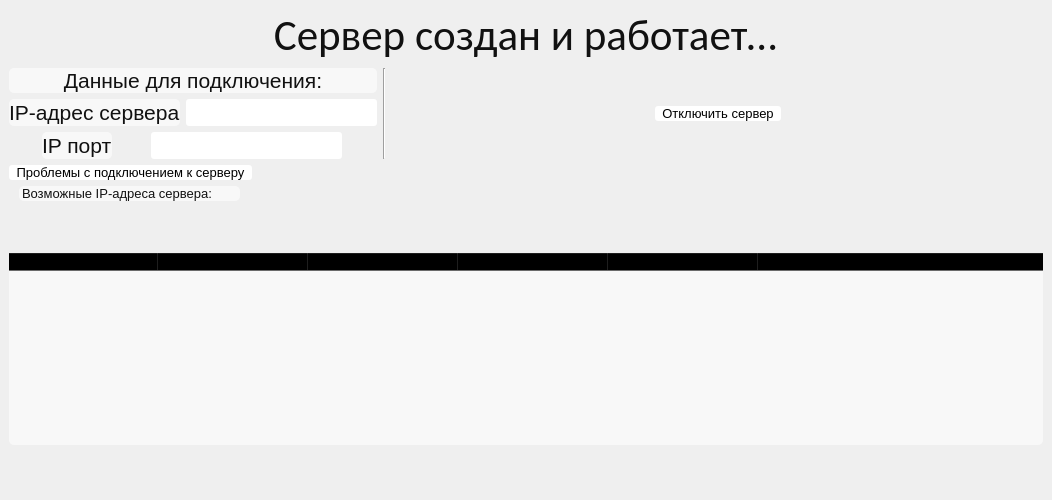
     <widget class="QWidget" name="server_menu" native="true">
      <property name="minimumSize">
       <size>
        <width>500</width>
        <height>500</height>
       </size>
      </property>
      <property name="font">
       <font>
        <pointsize>16</pointsize>
       </font>
      </property>
      <property name="styleSheet">
       <string notr="true">#server_menu
{
background-color:transparent;
border-image:url(://73.jpeg);
background: none;
border:none;
background-repeat:none;
}
</string>
      </property>
      <layout class="QVBoxLayout" name="verticalLayout_10">
       <property name="leftMargin">
        <number>9</number>
       </property>
       <property name="topMargin">
        <number>9</number>
       </property>
       <property name="rightMargin">
        <number>9</number>
       </property>
       <property name="bottomMargin">
        <number>9</number>
       </property>
       <item>
        <widget class="QLabel" name="label_12">
         <property name="sizePolicy">
          <sizepolicy hsizetype="Expanding" vsizetype="Expanding">
           <horstretch>0</horstretch>
           <verstretch>0</verstretch>
          </sizepolicy>
         </property>
         <property name="font">
          <font>
           <family>Calibri</family>
           <pointsize>32</pointsize>
          </font>
         </property>
         <property name="styleSheet">
          <string notr="true">color: #111;</string>
         </property>
         <property name="text">
          <string>Сервер создан и работает...</string>
         </property>
         <property name="alignment">
          <set>Qt::AlignCenter</set>
         </property>
        </widget>
       </item>
       <item>
        <layout class="QHBoxLayout" name="horizontalLayout_14">
         <item>
          <layout class="QVBoxLayout" name="verticalLayout_9">
           <item>
            <widget class="QLabel" name="label_14">
             <property name="styleSheet">
              <string notr="true">color: #111;
background:rgba(255, 255, 255,150);
border-radius:5px;</string>
             </property>
             <property name="text">
              <string>Данные для подключения:</string>
             </property>
             <property name="alignment">
              <set>Qt::AlignCenter</set>
             </property>
            </widget>
           </item>
           <item>
            <layout class="QVBoxLayout" name="verticalLayout_3">
             <item>
              <layout class="QHBoxLayout" name="horizontalLayout_10">
               <item>
                <widget class="QLabel" name="label_10">
                 <property name="sizePolicy">
                  <sizepolicy hsizetype="Fixed" vsizetype="Preferred">
                   <horstretch>0</horstretch>
                   <verstretch>0</verstretch>
                  </sizepolicy>
                 </property>
                 <property name="styleSheet">
                  <string notr="true">color: #111;
background:rgba(255, 255, 255,150);
border-radius:5px;</string>
                 </property>
                 <property name="text">
                  <string>IP-адрес сервера</string>
                 </property>
                </widget>
               </item>
               <item>
                <widget class="QLineEdit" name="ip_serv">
                 <property name="sizePolicy">
                  <sizepolicy hsizetype="Fixed" vsizetype="Fixed">
                   <horstretch>0</horstretch>
                   <verstretch>0</verstretch>
                  </sizepolicy>
                 </property>
                 <property name="styleSheet">
                  <string notr="true">border-radius:3px;
background: #fff;
color: #000;</string>
                 </property>
                 <property name="maxLength">
                  <number>15</number>
                 </property>
                 <property name="readOnly">
                  <bool>true</bool>
                 </property>
                </widget>
               </item>
              </layout>
             </item>
             <item>
              <layout class="QHBoxLayout" name="horizontalLayout_13">
               <item>
                <widget class="QLabel" name="label_11">
                 <property name="sizePolicy">
                  <sizepolicy hsizetype="Fixed" vsizetype="Preferred">
                   <horstretch>0</horstretch>
                   <verstretch>0</verstretch>
                  </sizepolicy>
                 </property>
                 <property name="minimumSize">
                  <size>
                   <width>0</width>
                   <height>0</height>
                  </size>
                 </property>
                 <property name="maximumSize">
                  <size>
                   <width>16777215</width>
                   <height>16777215</height>
                  </size>
                 </property>
                 <property name="styleSheet">
                  <string notr="true">color: #111;
background:rgba(255, 255, 255,150);
border-radius:5px;</string>
                 </property>
                 <property name="text">
                  <string>IP порт</string>
                 </property>
                </widget>
               </item>
               <item>
                <widget class="QLineEdit" name="port_serv">
                 <property name="sizePolicy">
                  <sizepolicy hsizetype="Fixed" vsizetype="Fixed">
                   <horstretch>0</horstretch>
                   <verstretch>0</verstretch>
                  </sizepolicy>
                 </property>
                 <property name="styleSheet">
                  <string notr="true">border-radius:3px;
background: #fff;
color: #000;</string>
                 </property>
                 <property name="maxLength">
                  <number>5</number>
                 </property>
                 <property name="readOnly">
                  <bool>true</bool>
                 </property>
                </widget>
               </item>
              </layout>
             </item>
            </layout>
           </item>
          </layout>
         </item>
         <item>
          <widget class="Line" name="line_7">
           <property name="orientation">
            <enum>Qt::Vertical</enum>
           </property>
          </widget>
         </item>
         <item>
          <spacer name="horizontalSpacer_10">
           <property name="orientation">
            <enum>Qt::Horizontal</enum>
           </property>
           <property name="sizeHint" stdset="0">
            <size>
             <width>40</width>
             <height>20</height>
            </size>
           </property>
          </spacer>
         </item>
         <item>
          <widget class="QPushButton" name="server_off">
           <property name="sizePolicy">
            <sizepolicy hsizetype="Fixed" vsizetype="Fixed">
             <horstretch>0</horstretch>
             <verstretch>0</verstretch>
            </sizepolicy>
           </property>
           <property name="font">
            <font>
             <pointsize>10</pointsize>
            </font>
           </property>
           <property name="cursor">
            <cursorShape>PointingHandCursor</cursorShape>
           </property>
           <property name="styleSheet">
            <string notr="true">color: #000;
border-radius:3px;
background: #fff;</string>
           </property>
           <property name="text">
            <string>  Отключить сервер  </string>
           </property>
          </widget>
         </item>
         <item>
          <spacer name="horizontalSpacer_11">
           <property name="orientation">
            <enum>Qt::Horizontal</enum>
           </property>
           <property name="sizeHint" stdset="0">
            <size>
             <width>40</width>
             <height>20</height>
            </size>
           </property>
          </spacer>
         </item>
        </layout>
       </item>
       <item>
        <widget class="QPushButton" name="problems">
         <property name="sizePolicy">
          <sizepolicy hsizetype="Fixed" vsizetype="Fixed">
           <horstretch>0</horstretch>
           <verstretch>0</verstretch>
          </sizepolicy>
         </property>
         <property name="sizeIncrement">
          <size>
           <width>100</width>
           <height>0</height>
          </size>
         </property>
         <property name="font">
          <font>
           <pointsize>10</pointsize>
          </font>
         </property>
         <property name="cursor">
          <cursorShape>PointingHandCursor</cursorShape>
         </property>
         <property name="styleSheet">
          <string notr="true">border-radius:3px;
background: #fff;
color: #000;</string>
         </property>
         <property name="text">
          <string>  Проблемы с подключением к серверу  </string>
         </property>
         <property name="checkable">
          <bool>true</bool>
         </property>
        </widget>
       </item>
       <item>
        <layout class="QHBoxLayout" name="horizontalLayout_16">
         <item>
          <widget class="QLabel" name="label_16">
           <property name="minimumSize">
            <size>
             <width>241</width>
             <height>0</height>
            </size>
           </property>
           <property name="maximumSize">
            <size>
             <width>200</width>
             <height>16777215</height>
            </size>
           </property>
           <property name="font">
            <font>
             <pointsize>10</pointsize>
            </font>
           </property>
           <property name="styleSheet">
            <string notr="true">color: #111;
background:rgba(255, 255, 255,150);
border-radius:5px;
margin: 0 10px;</string>
           </property>
           <property name="text">
            <string>Возможные IP-адреса сервера:</string>
           </property>
          </widget>
         </item>
         <item>
          <widget class="QLabel" name="label_15">
           <property name="font">
            <font>
             <pointsize>10</pointsize>
            </font>
           </property>
           <property name="styleSheet">
            <string notr="true">color: #111;</string>
           </property>
           <property name="text">
            <string/>
           </property>
          </widget>
         </item>
        </layout>
       </item>
       <item>
        <spacer name="verticalSpacer_2">
         <property name="orientation">
          <enum>Qt::Vertical</enum>
         </property>
         <property name="sizeHint" stdset="0">
          <size>
           <width>20</width>
           <height>40</height>
          </size>
         </property>
        </spacer>
       </item>
       <item>
        <widget class="QTreeWidget" name="treeWidget">
         <property name="minimumSize">
          <size>
           <width>1034</width>
           <height>0</height>
          </size>
         </property>
         <property name="cursor" stdset="0">
          <cursorShape>PointingHandCursor</cursorShape>
         </property>
         <property name="styleSheet">
          <string notr="true">background:rgba(255, 255, 255,150);
border-radius:5px;
color:#000;</string>
         </property>
         <property name="frameShape">
          <enum>QFrame::Box</enum>
         </property>
         <property name="lineWidth">
          <number>0</number>
         </property>
         <property name="midLineWidth">
          <number>0</number>
         </property>
         <property name="rootIsDecorated">
          <bool>true</bool>
         </property>
         <property name="columnCount">
          <number>6</number>
         </property>
         <attribute name="headerDefaultSectionSize">
          <number>150</number>
         </attribute>
         <attribute name="headerMinimumSectionSize">
          <number>150</number>
         </attribute>
         <column>
          <property name="text">
           <string>Id игрока</string>
          </property>
          <property name="background">
           <color>
            <red>255</red>
            <green>255</green>
            <blue>255</blue>
           </color>
          </property>
         </column>
         <column>
          <property name="text">
           <string>Имя игрока</string>
          </property>
          <property name="background">
           <color>
            <red>255</red>
            <green>255</green>
            <blue>255</blue>
           </color>
          </property>
         </column>
         <column>
          <property name="text">
           <string>Счёт игрока</string>
          </property>
          <property name="background">
           <color>
            <red>255</red>
            <green>255</green>
            <blue>255</blue>
           </color>
          </property>
         </column>
         <column>
          <property name="text">
           <string>Количество патронов</string>
          </property>
          <property name="background">
           <color>
            <red>255</red>
            <green>255</green>
            <blue>255</blue>
           </color>
          </property>
         </column>
         <column>
          <property name="text">
           <string>IP-адрес игрока</string>
          </property>
          <property name="background">
           <color>
            <red>255</red>
            <green>255</green>
            <blue>255</blue>
           </color>
          </property>
         </column>
         <column>
          <property name="text">
           <string>Время бездействия игрока (сек.)</string>
          </property>
          <property name="background">
           <color>
            <red>255</red>
            <green>255</green>
            <blue>255</blue>
           </color>
          </property>
         </column>
        </widget>
       </item>
       <item>
        <spacer name="verticalSpacer_3">
         <property name="orientation">
          <enum>Qt::Vertical</enum>
         </property>
         <property name="sizeHint" stdset="0">
          <size>
           <width>20</width>
           <height>40</height>
          </size>
         </property>
        </spacer>
       </item>
      </layout>
     </widget>
